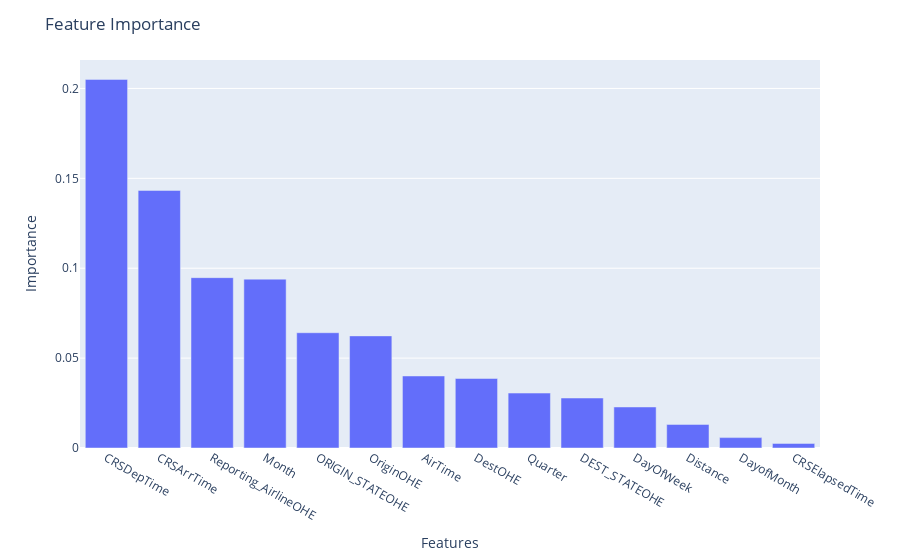

The cell this chart's notebook holds for it:
### Code cell
fig = px.bar(x=list(agg_feature_importance.keys()),y=list(agg_feature_importance.values()))
fig.update_layout(title_text="Feature Importance")
fig.update_xaxes(title_text="Features")
fig.update_yaxes(title_text="Importance")
fig.show()

### Figure 1 — Plotly figure (JSON) as saved in the notebook; plotly's stock layout.template omitted (floating-point values rounded to 4 significant figures)
{"data": [{"alignmentgroup": "True", "hovertemplate": "x=%{x}<br>y=%{y}<extra></extra>", "legendgroup": "", "marker": {"color": "#636efa", "pattern": {"shape": ""}}, "name": "", "offsetgroup": "", "orientation": "v", "showlegend": false, "textposition": "auto", "type": "bar", "x": ["CRSDepTime", "CRSArrTime", "Reporting_AirlineOHE", "Month", "ORIGIN_STATEOHE", "OriginOHE", "AirTime", "DestOHE", "Quarter", "DEST_STATEOHE", "DayOfWeek", "Distance", "DayofMonth", "CRSElapsedTime"], "xaxis": "x", "y": [0.205, 0.1433, 0.09475, 0.09393, 0.06412, 0.06237, 0.04006, 0.03867, 0.03055, 0.02781, 0.02282, 0.01312, 0.00578, 0.002548], "yaxis": "y"}], "layout": {"barmode": "relative", "legend": {"tracegroupgap": 0}, "margin": {"t": 60}, "title": {"text": "Feature Importance"}, "xaxis": {"anchor": "y", "domain": [0, 1], "title": {"text": "Features"}}, "yaxis": {"anchor": "x", "domain": [0, 1], "title": {"text": "Importance"}}}}
